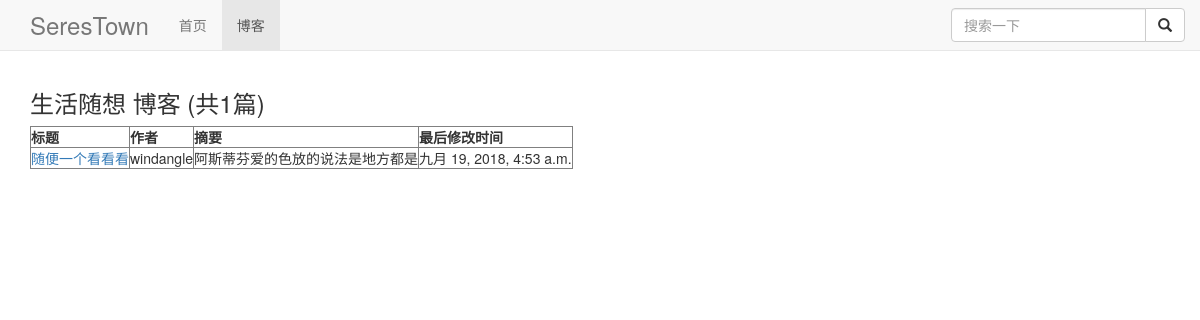
The app's page /blog/shenghuosuixiang with its own data.
### blog/models.py (models this page shows, shortened)
class BlogType(models.Model):
    type_name = models.CharField(max_length=16)
    type_e_name = models.CharField(max_length=32)

class Blog(models.Model):
    title = models.CharField(max_length=64)
    blog_type = models.ForeignKey(BlogType, on_delete=models.DO_NOTHING)
    content = models.TextField()
    author = models.ForeignKey(User, on_delete=models.DO_NOTHING)
    created_time = models.DateTimeField(auto_now_add=True)
    last_updated_time = models.DateTimeField(auto_now=True)

### blog/views.py (the view)
# urls.py: path('<str:blog_type_name>', views.blog_with_type, name='blog_with_type'),
def blog_with_type(request, blog_type_name):
    context = {}
    blog_type = get_object_or_404(BlogType, type_e_name=blog_type_name)
    context['blogs'] = Blog.objects.filter(blog_type=blog_type)
    context['blog_type'] = blog_type
    return render_to_response('blog_with_type.html', context)

### blog/templates/blog_with_type.html (shortened to what this page needs)
{% extends 'base.html' %}
{% block nav_blog_active %}"active"{% endblock %}
{% block content %}
    <p><h3>{{ blog_type.type_name }} 博客 (共{{ blogs|length }}篇)</h3></p>
    <table border="1">
        <tr>
            <th>标题</th>
            <th>作者</th>
            <th>摘要</th>
            <th>最后修改时间</th>
        </tr>
        {% for blog in blogs %}
            <tr>
                <td><a href="{% url 'blog_detail' blog.pk %}">{{ blog.title }}</a></td>
                <td>{{ blog.author }}</td>
                <td>{{ blog.content|truncatechars:16 }}</td>
                <td>{{ blog.last_updated_time }}</td>
            </tr>
        {% endfor %}
    </table>
{% endblock %}

### static/base.css (style rules this page uses)
body { margin-top: 70px; }

### records on screen
BlogType: type_name "生活随想"
Blog: title "随便一个看看看", author "windangle", content "阿斯蒂芬爱的色放的说法是地方都是", last_updated_time "九月 19, 2018, 4:53 a.m."

### other values on screen
{{ blogs|length }} "1"
